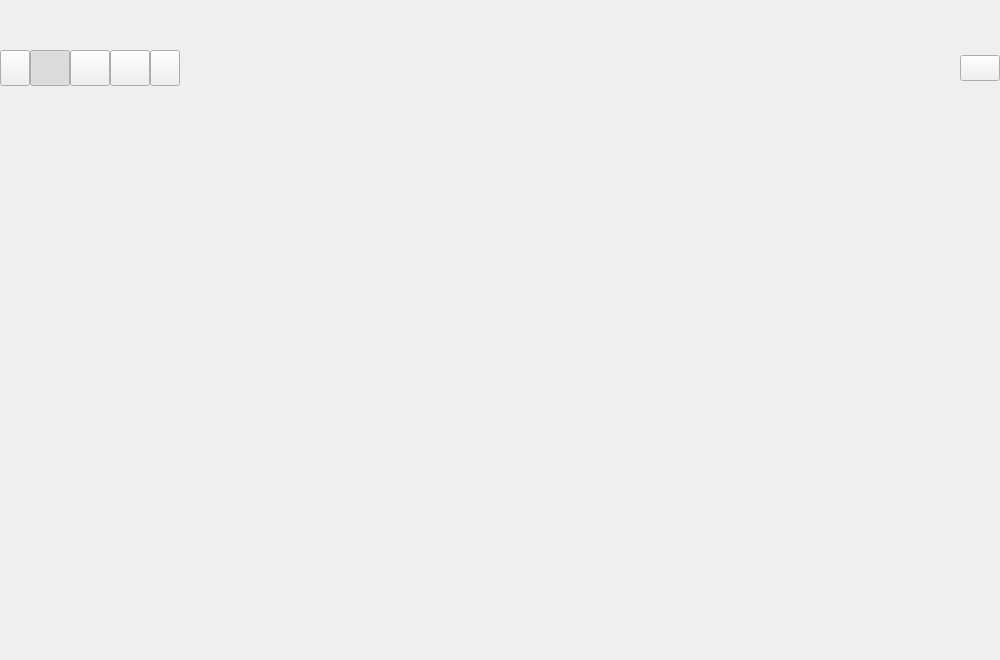
<?xml version="1.0" encoding="UTF-8"?>
<ui version="4.0">
    <class>RaptorStoryPage</class>
    <widget class="QWidget" name="RaptorStoryPage">
        <property name="geometry">
            <rect>
                <x>0</x>
                <y>0</y>
                <width>1000</width>
                <height>660</height>
            </rect>
        </property>
        <property name="windowTitle">
            <string>Form</string>
        </property>
        <layout class="QVBoxLayout" name="_StoryPageLayout">
            <property name="spacing">
                <number>0</number>
            </property>
            <property name="leftMargin">
                <number>0</number>
            </property>
            <property name="topMargin">
                <number>0</number>
            </property>
            <property name="rightMargin">
                <number>0</number>
            </property>
            <property name="bottomMargin">
                <number>0</number>
            </property>
            <item>
                <widget class="QWidget" name="_Header" native="true">
                    <property name="minimumSize">
                        <size>
                            <width>0</width>
                            <height>50</height>
                        </size>
                    </property>
                    <property name="maximumSize">
                        <size>
                            <width>16777215</width>
                            <height>50</height>
                        </size>
                    </property>
                    <property name="styleSheet">
                        <string notr="true"/>
                    </property>
                    <layout class="QVBoxLayout" name="_HeaderLayout">
                        <property name="spacing">
                            <number>5</number>
                        </property>
                        <property name="leftMargin">
                            <number>0</number>
                        </property>
                        <property name="topMargin">
                            <number>0</number>
                        </property>
                        <property name="rightMargin">
                            <number>0</number>
                        </property>
                        <property name="bottomMargin">
                            <number>0</number>
                        </property>
                        <item>
                            <widget class="QLabel" name="_Title">
                                <property name="minimumSize">
                                    <size>
                                        <width>0</width>
                                        <height>32</height>
                                    </size>
                                </property>
                                <property name="maximumSize">
                                    <size>
                                        <width>16777215</width>
                                        <height>32</height>
                                    </size>
                                </property>
                                <property name="styleSheet">
                                    <string notr="true"/>
                                </property>
                                <property name="text">
                                    <string/>
                                </property>
                                <property name="alignment">
                                    <set>Qt::AlignLeading|Qt::AlignLeft|Qt::AlignVCenter</set>
                                </property>
                            </widget>
                        </item>
                        <item>
                            <widget class="QLabel" name="_Description">
                                <property name="minimumSize">
                                    <size>
                                        <width>0</width>
                                        <height>0</height>
                                    </size>
                                </property>
                                <property name="maximumSize">
                                    <size>
                                        <width>16777215</width>
                                        <height>16777215</height>
                                    </size>
                                </property>
                                <property name="styleSheet">
                                    <string notr="true"/>
                                </property>
                                <property name="text">
                                    <string/>
                                </property>
                                <property name="alignment">
                                    <set>Qt::AlignBottom|Qt::AlignLeading|Qt::AlignLeft</set>
                                </property>
                            </widget>
                        </item>
                    </layout>
                </widget>
            </item>
            <item>
                <widget class="QWidget" name="_Control" native="true">
                    <property name="minimumSize">
                        <size>
                            <width>0</width>
                            <height>36</height>
                        </size>
                    </property>
                    <property name="maximumSize">
                        <size>
                            <width>16777215</width>
                            <height>36</height>
                        </size>
                    </property>
                    <property name="styleSheet">
                        <string notr="true"/>
                    </property>
                    <layout class="QHBoxLayout" name="_ControlLayout">
                        <property name="spacing">
                            <number>0</number>
                        </property>
                        <property name="leftMargin">
                            <number>0</number>
                        </property>
                        <property name="topMargin">
                            <number>0</number>
                        </property>
                        <property name="rightMargin">
                            <number>0</number>
                        </property>
                        <property name="bottomMargin">
                            <number>0</number>
                        </property>
                        <item>
                            <widget class="QWidget" name="_TabPanel" native="true">
                                <property name="sizePolicy">
                                    <sizepolicy hsizetype="Preferred" vsizetype="Preferred">
                                        <horstretch>0</horstretch>
                                        <verstretch>0</verstretch>
                                    </sizepolicy>
                                </property>
                                <property name="styleSheet">
                                    <string notr="true"/>
                                </property>
                                <layout class="QHBoxLayout" name="_TabPanelLayout">
                                    <property name="spacing">
                                        <number>0</number>
                                    </property>
                                    <property name="leftMargin">
                                        <number>0</number>
                                    </property>
                                    <property name="topMargin">
                                        <number>0</number>
                                    </property>
                                    <property name="rightMargin">
                                        <number>0</number>
                                    </property>
                                    <property name="bottomMargin">
                                        <number>0</number>
                                    </property>
                                    <item>
                                        <widget class="QPushButton" name="_TabPrev">
                                            <property name="sizePolicy">
                                                <sizepolicy hsizetype="Minimum" vsizetype="Preferred">
                                                    <horstretch>0</horstretch>
                                                    <verstretch>0</verstretch>
                                                </sizepolicy>
                                            </property>
                                            <property name="minimumSize">
                                                <size>
                                                    <width>30</width>
                                                    <height>0</height>
                                                </size>
                                            </property>
                                            <property name="maximumSize">
                                                <size>
                                                    <width>30</width>
                                                    <height>16777215</height>
                                                </size>
                                            </property>
                                            <property name="styleSheet">
                                                <string notr="true"/>
                                            </property>
                                            <property name="text">
                                                <string/>
                                            </property>
                                        </widget>
                                    </item>
                                    <item>
                                        <widget class="QPushButton" name="_TabAbout">
                                            <property name="sizePolicy">
                                                <sizepolicy hsizetype="Minimum" vsizetype="Preferred">
                                                    <horstretch>0</horstretch>
                                                    <verstretch>0</verstretch>
                                                </sizepolicy>
                                            </property>
                                            <property name="styleSheet">
                                                <string notr="true"/>
                                            </property>
                                            <property name="text">
                                                <string/>
                                            </property>
                                            <property name="checkable">
                                                <bool>true</bool>
                                            </property>
                                            <property name="checked">
                                                <bool>true</bool>
                                            </property>
                                        </widget>
                                    </item>
                                    <item>
                                        <widget class="QPushButton" name="_TabAboutQt">
                                            <property name="sizePolicy">
                                                <sizepolicy hsizetype="Minimum" vsizetype="Preferred">
                                                    <horstretch>0</horstretch>
                                                    <verstretch>0</verstretch>
                                                </sizepolicy>
                                            </property>
                                            <property name="styleSheet">
                                                <string notr="true"/>
                                            </property>
                                            <property name="text">
                                                <string/>
                                            </property>
                                            <property name="checkable">
                                                <bool>true</bool>
                                            </property>
                                        </widget>
                                    </item>
                                    <item>
                                        <widget class="QPushButton" name="_TabFAQ">
                                            <property name="sizePolicy">
                                                <sizepolicy hsizetype="Minimum" vsizetype="Preferred">
                                                    <horstretch>0</horstretch>
                                                    <verstretch>0</verstretch>
                                                </sizepolicy>
                                            </property>
                                            <property name="text">
                                                <string/>
                                            </property>
                                            <property name="checkable">
                                                <bool>true</bool>
                                            </property>
                                        </widget>
                                    </item>
                                    <item>
                                        <widget class="QPushButton" name="_TabNext">
                                            <property name="sizePolicy">
                                                <sizepolicy hsizetype="Minimum" vsizetype="Preferred">
                                                    <horstretch>0</horstretch>
                                                    <verstretch>0</verstretch>
                                                </sizepolicy>
                                            </property>
                                            <property name="minimumSize">
                                                <size>
                                                    <width>30</width>
                                                    <height>0</height>
                                                </size>
                                            </property>
                                            <property name="maximumSize">
                                                <size>
                                                    <width>30</width>
                                                    <height>16777215</height>
                                                </size>
                                            </property>
                                            <property name="styleSheet">
                                                <string notr="true"/>
                                            </property>
                                            <property name="text">
                                                <string/>
                                            </property>
                                        </widget>
                                    </item>
                                </layout>
                            </widget>
                        </item>
                        <item>
                            <spacer name="_ControlSpacer">
                                <property name="orientation">
                                    <enum>Qt::Horizontal</enum>
                                </property>
                                <property name="sizeHint" stdset="0">
                                    <size>
                                        <width>40</width>
                                        <height>20</height>
                                    </size>
                                </property>
                            </spacer>
                        </item>
                        <item>
                            <widget class="QPushButton" name="_GitHub">
                                <property name="minimumSize">
                                    <size>
                                        <width>0</width>
                                        <height>26</height>
                                    </size>
                                </property>
                                <property name="maximumSize">
                                    <size>
                                        <width>16777215</width>
                                        <height>26</height>
                                    </size>
                                </property>
                                <property name="styleSheet">
                                    <string notr="true"/>
                                </property>
                                <property name="text">
                                    <string/>
                                </property>
                            </widget>
                        </item>
                    </layout>
                </widget>
            </item>
            <item>
                <widget class="QStackedWidget" name="_Body">
                    <property name="currentIndex">
                        <number>0</number>
                    </property>
                    <widget class="RaptorAboutPage" name="_AboutPage"/>
                    <widget class="RaptorAboutQtPage" name="_AboutQtPage"/>
                    <widget class="RaptorFAQPage" name="_FAQPage"/>
                </widget>
            </item>
        </layout>
    </widget>
    <customwidgets>
        <customwidget>
            <class>RaptorAboutPage</class>
            <extends>QWidget</extends>
            <header>../../../Src/Gui/Page/Story/About/RaptorAboutPage.h</header>
            <container>1</container>
        </customwidget>
        <customwidget>
            <class>RaptorAboutQtPage</class>
            <extends>QWidget</extends>
            <header>../../../Src/Gui/Page/Story/AboutQt/RaptorAboutQtPage.h</header>
            <container>1</container>
        </customwidget>
        <customwidget>
            <class>RaptorFAQPage</class>
            <extends>QWidget</extends>
            <header>../../../Src/Gui/Page/Story/FAQ/RaptorFAQPage.h</header>
            <container>1</container>
        </customwidget>
    </customwidgets>
    <resources/>
    <connections/>
</ui>
